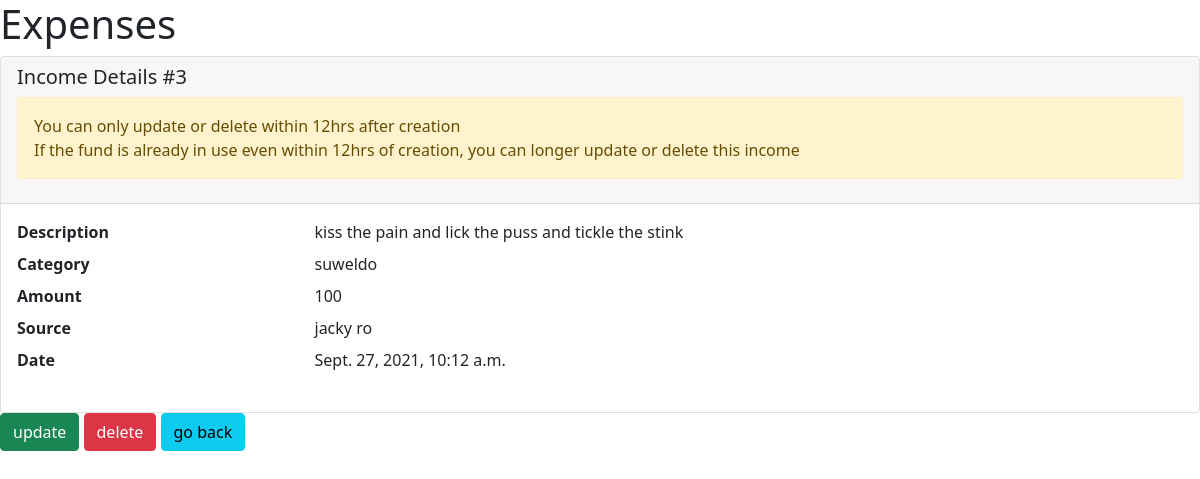
Page /income/detail/3 (signed in) on the committed database.
### income/models.py (models this page shows, shortened)
class Income(models.Model):
	description 		= models.TextField()
	category 			= models.ForeignKey(IncomeType, related_name='income', on_delete=models.CASCADE, null=True)
	amount				= models.IntegerField(default=0)
	source				= models.CharField(max_length=32, null=True)
	timestamp			= models.DateTimeField(auto_now_add=True)
	account 			= models.ForeignKey(BankAccount, related_name='user_income', on_delete=models.CASCADE, null=True)

class IncomeType(models.Model):
	name 				= models.CharField(max_length=32)
	description			= models.TextField()
	def __str__(self):
		return self.name

### income/views.py (the view)
# urls.py: path('detail/<int:pk>', views.IncomeDetailView.as_view(), name='income_detail'),
@method_decorator(login_required, name='dispatch')
class IncomeDetailView(DetailView):
	model = Income
	template_name = 'income/detail.html'
	context_object_name = 'income'
	def get_object(self, queryset=None):
		obj = super(IncomeDetailView, self).get_object(queryset=queryset)
		if obj.account != self.request.user.bank_account:
			raise Http404()
		return obj
	def get_queryset(self):
		queryset = super(IncomeDetailView, self).get_queryset()
		return queryset.filter(account=self.request.user.bank_account)
	def get_context_data(self, **kwargs):
		context = super(IncomeDetailView, self).get_context_data(**kwargs)
		income = context['income']
		delete_link = reverse_lazy('income_delete', kwargs={'pk':income.pk})
		update_link = reverse_lazy('income_update', kwargs={'pk':income.pk})
		if not is_object_expired(income, settings.TWELVE_HOUR_DURATION):
			context['update_link'] = update_link
			context['delete_link'] = delete_link
			context['is_expired'] = False
		else:
			context['is_expired'] = True
		context['go_back_link'] = reverse_lazy('incomes_list')
		return context

### accounts/utils.py (called while the page is built)
def is_object_expired(obj, duration):
	expired_on = timezone.make_aware(datetime.now() - duration)
	return obj.timestamp < expired_on

### templates/income/detail.html
{% extends 'expense_base.html' %}
{% block content %}
	<div class="card">
	    <div class="card-header">
	        <h5 class="card-title">Income Details #{{income.id}}</h5>
	        {% if not is_expired %}
	        	<p class="alert alert-warning">You can only update or delete within 12hrs after creation<br>
	        	If the fund is already in use even within 12hrs of creation,
	        	you can longer update or delete this income</p>
	        {% else %}
	        	<p class="alert alert-warning">You can longer update or delete this income</p>
	        {% endif %}
	    </div>
	    <div class="card-body">
	    <dl class="row">
	      <dt class="col-sm-3">Description</dt>
	      <dd class="col-sm-9">{{ income.description}}</dd>
	      <dt class="col-sm-3">Category</dt>
	      <dd class="col-sm-9">{{income.category}}</dd>
	      <dt class="col-sm-3">Amount</dt>
	      <dd class="col-sm-9">{{income.amount}}</dd>
	      <dt class="col-sm-3">Source</dt>
	      <dd class="col-sm-9">{{income.source}}</dd>
	      <dt class="col-sm-3">Date</dt>
	      <dd class="col-sm-9">{{income.timestamp}}</dd>
	    </dl>
	    </div>
	</div>
	{% if not is_expired %}
		<a href="{{update_link}}" class="btn btn-success">update</a>
		<a href="{{delete_link}}" class="btn btn-danger">delete</a>
	{% endif %}
	<a href="{{go_back_link}}" class="btn btn-info">go back</a>
{% endblock %}

### rows in the picture
Income: id "3", description "kiss the pain and lick the puss and tickle the stink", category "suweldo", amount "100", source "jacky ro", timestamp "Sept. 27, 2021, 10:12 a.m."
